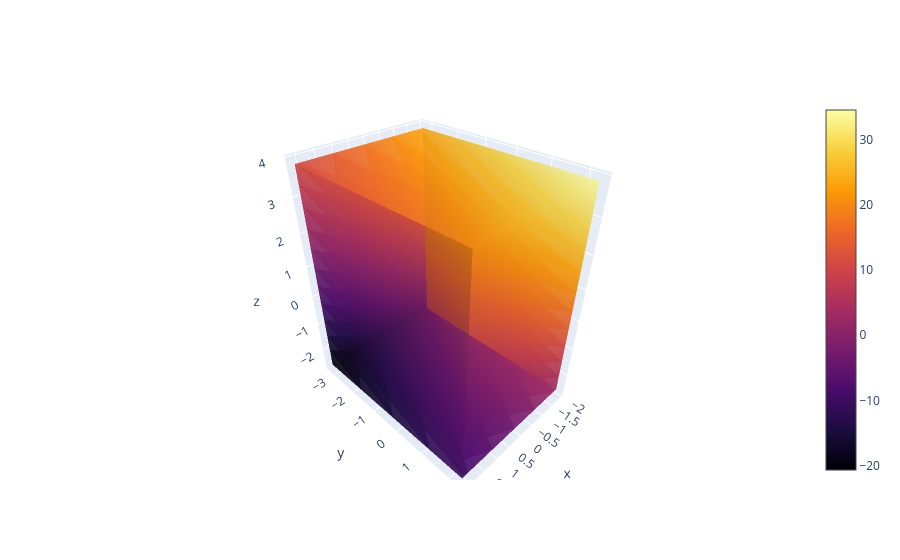

The cell this chart's notebook holds for it:
### Code cell
x_min, x_max = features[:, 0].min(), features[:, 0].max()
y_min, y_max = features[:, 1].min(), features[:, 1].max()
z_min, z_max = features[:, 2].min(), features[:, 2].max()

x, y, z = np.mgrid[x_min:x_max:30j, y_min:y_max:30j, z_min:z_max:30j]
a, b, c, d = coefficients_hat

values = a * x + b * y + c * z + d

fig = go.Figure(
    data=go.Volume(
        x=x.flatten(),
        y=y.flatten(),
        z=z.flatten(),
        value=values.flatten(),
        isomin=values.min(),
        isomax=values.max(),
        opacity=0.7,
        surface_count=20,
        colorscale="Inferno",
    )
)

fig.show()

### Figure 1 — Plotly figure (JSON) as saved in the notebook; plotly's stock layout.template omitted (floating-point values rounded to 4 significant figures; data arrays with more than 128 entries replaced by an {"elided": "..."} marker saying what was removed)
{"data": [{"colorscale": [[0, "#000004"], [0.1111, "#1b0c41"], [0.2222, "#4a0c6b"], [0.3333, "#781c6d"], [0.4444, "#a52c60"], [0.5556, "#cf4446"], [0.6667, "#ed6925"], [0.7778, "#fb9b06"], [0.8889, "#f7d13d"], [1, "#fcffa4"]], "isomax": 34.55, "isomin": -20.66, "opacity": 0.7, "surface": {"count": 20}, "type": "volume", "value": {"elided": "27000 float values"}, "x": {"elided": "27000 float values"}, "y": {"elided": "27000 float values"}, "z": {"elided": "27000 float values"}}], "layout": {}}
